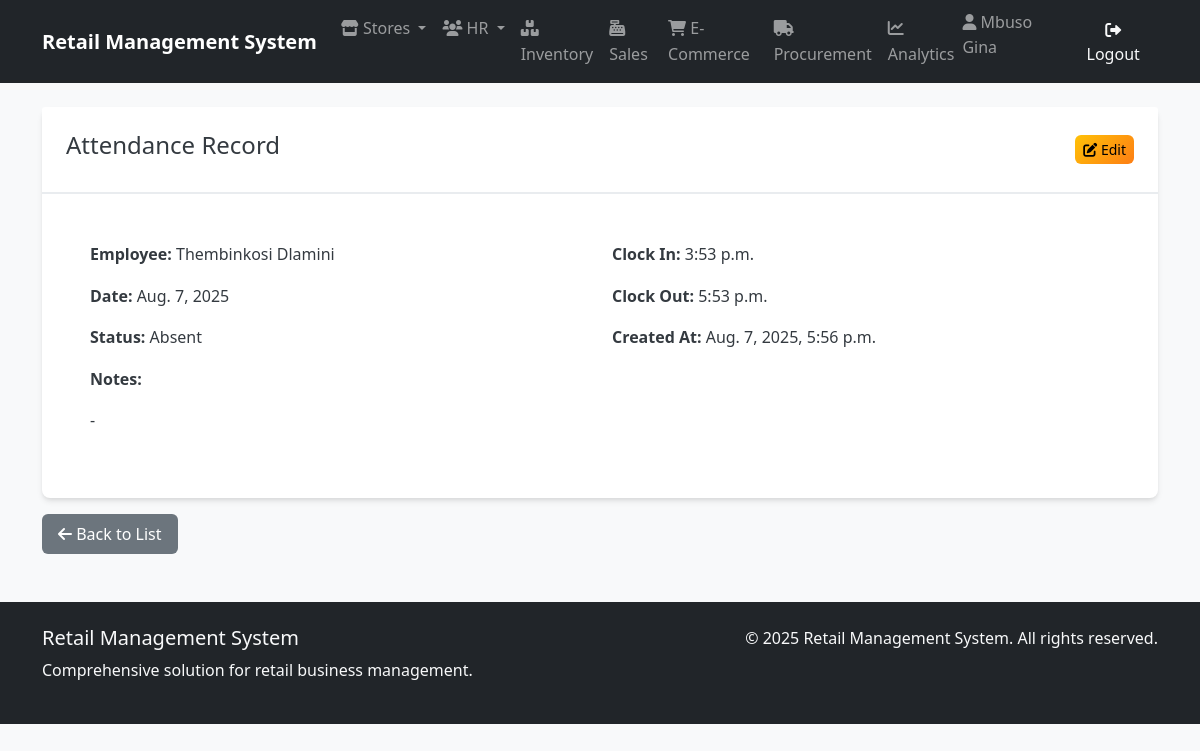
Page /hr/attendance/4/ (signed in) on the committed database.
### human_resources/models.py (models this page shows, shortened)
class Employee(AbstractUser):
    employee_id = models.AutoField(primary_key=True)
    first_name = models.CharField(_("first name"), max_length=50, blank=False)
    last_name = models.CharField(_("last name"), max_length=50, blank=False)
    email = models.EmailField(_("email address"), unique=True)  # Uncommented and made unique
    phone = models.CharField(_("phone number"), max_length=20, blank=True, null=True)
    hire_date = models.DateField(_("hire date"), blank=True, null=True)
    position = models.CharField(_("position"), max_length=50, blank=True)
    salary = models.DecimalField(
        _("salary"),
        max_digits=10,
        decimal_places=2,
        blank=True,
        null=True
    )
    department = models.ForeignKey(
        'store_management.Department',
        on_delete=models.SET_NULL,
        null=True,
        blank=True,
        related_name='employees',
        verbose_name=_("department")
    )
    username = models.CharField(
        max_length=150,
        unique=True,
        verbose_name='username'
    )
    store = models.ForeignKey(
        'store_management.Store',
        on_delete=models.SET_NULL,
        null=True,       # Add this
        blank=True,      # Add this
        verbose_name='Assigned Store'
    )
    manager = models.ForeignKey(
        'self',
        on_delete=models.SET_NULL,
        null=True,
        blank=True,
        related_name='subordinates',
        verbose_name=_("manager")
    )
    created_at = models.DateTimeField(auto_now_add=True)
    updated_at = models.DateTimeField(auto_now=True)
    class Meta:
        db_table = 'human_resources_employee'
        verbose_name = _("employee")
        verbose_name_plural = _("employees")
        ordering = ['last_name', 'first_name']
        permissions = [
            ("view_store_dashboard", "Can view store management dashboard"),
            ("manage_store_settings", "Can modify store configuration and settings"),
            ("manage_departments", "Can create/edit/delete store departments"),
            ("access_inventory", "Can access inventory management system"),
            ("view_inventory", "Can view inventory items and stock levels"),
            ("edit_inventory", "Can modify inventory items and quantities"),
            ("manage_inventory_categories", "Can organize inventory categories"),
            ("perform_inventory_audit", "Can conduct physical inventory counts"),
            ("process_sales", "Can process in-store sales transactions"),
            ("void_sales", "Can void/completely cancel sales transactions"),
            ("manage_sales_promotions", "Can configure sales promotions/discounts"),
            ("view_sales_reports", "Can access sales performance reports"),
            ("create_purchase_orders", "Can generate new procurement orders"),
            ("approve_purchase_orders", "Can authorize procurement requests"),
            ("manage_suppliers", "Can maintain supplier/vendor records"),
            ("receive_stock", "Can process received shipments"),
            ("view_employee_directory", "Can access employee contact information"),
            ("manage_employee_records", "Can maintain HR records (excluding sensitive data)"),
            ("access_hr_reports", "Can view HR analytics and reports"),
            ("manage_recruitment", "Can handle hiring processes"),
            ("manage_online_listings", "Can maintain e-commerce product listings"),
            ("process_online_orders", "Can fulfill e-commerce purchases"),
            ("handle_customer_portals", "Can manage customer account portals"),
            ("view_web_analytics", "Can access e-commerce traffic/revenue reports"),
            ("generate_financial_reports", "Can create financial statements"),
            ("export_data_reports", "Can export datasets for external analysis"),
            ("access_executive_dashboards", "Can view strategic business dashboards"),
            ("schedule_automated_reports", "Can configure report automation"),
            ("override_inventory_checks", "Can bypass inventory validation rules"),
            ("access_audit_logs", "Can view system audit trails"),
            ("manage_api_integrations", "Can configure system integrations")
        ]
    def __str__(self):
        return f"{self.first_name} {self.last_name}"

class Attendance(models.Model):
    STATUS_CHOICES = [
        ('present', 'Present'),
        ('absent', 'Absent'),
        ('late', 'Late'),
        ('on_leave', 'On Leave'),
    ]
    employee = models.ForeignKey(
        Employee,
        on_delete=models.CASCADE,
        related_name='attendances'
    )
    date = models.DateField(default=timezone.now)
    clock_in = models.TimeField(null=True, blank=True)
    clock_out = models.TimeField(null=True, blank=True)
    status = models.CharField(
        max_length=20,
        choices=STATUS_CHOICES,
        default='present'
    )
    notes = models.TextField(max_length=200, blank=True, null=True)
    created_at = models.DateTimeField(auto_now_add=True)
    updated_at = models.DateTimeField(auto_now=True)
    class Meta:
        constraints = [
            models.UniqueConstraint(
                fields=['employee', 'date'],
                name='unique_employee_date'
            )
        ]
        ordering = ['-date', 'employee']
        verbose_name_plural = 'Attendance Records'

### human_resources/views.py (the view)
# urls.py: path('attendance/<int:pk>/', views.AttendanceDetailView.as_view(), name='attendance_detail'),
class AttendanceDetailView(LoginRequiredMixin, DetailView):
    model = Attendance
    template_name = 'human_resources/attendance_detail.html'

### human_resources/templates/human_resources/attendance_detail.html
{% extends 'base.html' %}
{% block content %}
<div class="container mt-4">
  <div class="card">
    <div class="card-header d-flex justify-content-between align-items-center">
      <h4>Attendance Record</h4>
      <div>
        <a href="{% url 'hr:attendance_update' object.pk %}" class="btn btn-warning btn-sm">
          <i class="fas fa-edit"></i> Edit
        </a>
      </div>
    </div>
    <div class="card-body">
      <div class="row">
        <div class="col-md-6">
          <p><strong>Employee:</strong> {{ object.employee }}</p>
          <p><strong>Date:</strong> {{ object.date }}</p>
          <p><strong>Status:</strong> {{ object.get_status_display }}</p>
        </div>
        <div class="col-md-6">
          <p><strong>Clock In:</strong> {{ object.clock_in|default:"-" }}</p>
          <p><strong>Clock Out:</strong> {{ object.clock_out|default:"-" }}</p>
          <p><strong>Created At:</strong> {{ object.created_at }}</p>
        </div>
      </div>
      <div class="row">
        <div class="col-md-12">
          <p><strong>Notes:</strong></p>
          <p>{{ object.notes|linebreaksbr|default:"-" }}</p>
        </div>
      </div>
    </div>
  </div>
  <a href="{% url 'hr:attendance_list' %}" class="btn btn-secondary mt-3">
    <i class="fas fa-arrow-left"></i> Back to List
  </a>
</div>
{% endblock %}

### templates/base.html (shortened to what this page needs)
{% load static %}
<!DOCTYPE html>
<html lang="en">
<head>
    <link href="https://cdn.jsdelivr.net/npm/bootstrap@5.1.3/dist/css/bootstrap.min.css" rel="stylesheet">
    <link rel="stylesheet" href="https://cdnjs.cloudflare.com/ajax/libs/font-awesome/6.0.0/css/all.min.css">
    <link rel="stylesheet" href="{% static 'css/main.css' %}">
</head>
<body>
    <nav class="navbar navbar-expand-lg navbar-dark bg-dark">
        <div class="container">
            <a class="navbar-brand" href="{% url 'dashboards:dashboard' %}">Retail Management System</a>
            <div class="collapse navbar-collapse" id="navbarNav">
                <ul class="navbar-nav me-auto">
                    <li class="nav-item dropdown">
                        <a class="nav-link dropdown-toggle" href="#" id="storeDropdown" role="button" data-bs-toggle="dropdown" aria-expanded="false">
                            <i class="fas fa-store"></i> Stores
                        </a>
                    </li>
                    <li class="nav-item dropdown">
                        <a class="nav-link dropdown-toggle" href="#" id="hrDropdown" role="button" data-bs-toggle="dropdown" aria-expanded="false">
                            <i class="fas fa-users"></i> HR
                        </a>
                    </li>
                    <li class="nav-item">
                        <a class="nav-link" href="{% url 'inventory:product_list' %}">
                            <i class="fas fa-boxes"></i> Inventory
                        </a>
                    </li>
                    <li class="nav-item">
                        <a class="nav-link" href="{% url 'sales:sale_list' %}">
                            <i class="fas fa-cash-register"></i> Sales
                        </a>
                    </li>
                    <li class="nav-item">
                        <a class="nav-link" href="{% url 'e_commerce:order_list' %}">
                            <i class="fas fa-shopping-cart"></i> E-Commerce
                        </a>
                    </li>
                    <li class="nav-item">
                        <a class="nav-link" href="{% url 'procurement:supplier_list' %}">
                            <i class="fas fa-truck"></i> Procurement
                        </a>
                    </li>
                    <li class="nav-item">
                        <a class="nav-link" href="{% url 'analytics:dashboard' %}">
                            <i class="fas fa-chart-line"></i> Analytics
                        </a>
                    </li>
                </ul>
                <ul class="navbar-nav">
                    {% if user.is_authenticated %}
                    <li class="nav-item">
                        <span class="navbar-text me-3">
                            <i class="fas fa-user"></i>
                            {% if user.first_name or user.last_name %}
                                {{ user.first_name }} {{ user.last_name }}
                            {% else %}
                                {{ user.username }}
                            {% endif %}
                        </span>
                    </li>
                    <li class="nav-item">
                        <a class="btn btn-outline-light" href="{% url 'logout' %}">
                            <i class="fas fa-sign-out-alt"></i> Logout
                        </a>
                    </li>
                    {% else %}
                    <li class="nav-item">
                        <a class="btn btn-outline-light" href="{% url 'login' %}">
                            <i class="fas fa-sign-in-alt"></i> Login
                        </a>
                    </li>
                    {% endif %}
                </ul>
            </div>
        </div>
    </nav>
    <main>
        {% block content %}
        {% endblock %}
    </main>
    <footer class="bg-dark text-light mt-5 py-4">
        <div class="container">
            <div class="row">
                <div class="col-md-6">
                    <h5>Retail Management System</h5>
                    <p>Comprehensive solution for retail business management.</p>
                </div>
                <div class="col-md-6 text-md-end">
                    <p>&copy; {% now "Y" %} Retail Management System. All rights reserved.</p>
                </div>
            </div>
        </div>
    </footer>
</body>
</html>

### static/css/main.css (style rules this page uses)
:root { --primary-color: #007bff; --secondary-color: #6c757d; --success-color: #28a745; --danger-color: #dc3545; --warning-color: #ffc107; --info-color: #17a2b8; --light-color: #f8f9fa; --dark-color: #343a40; --brand-primary: #2c3e50; --brand-secondary: #3498db; --brand-accent: #e74c3c; --white: #ffffff; --gray-100: #f8f9fa; --gray-200: #e9ecef; --gray-300: #dee2e6; --gray-400: #ced4da; --gray-500: #adb5bd; --gray-600: #6c757d; --gray-700: #495057; --gray-800: #343a40; --gray-900: #212529; --spacing-xs: 0.25rem; --spacing-sm: 0.5rem; --spacing-md: 1rem; --spacing-lg: 1.5rem; --spacing-xl: 3rem; --border-radius-sm: 0.25rem; --border-radius-md: 0.375rem; --border-radius-lg: 0.5rem; --border-radius-xl: 1rem; --shadow-sm: 0 1px 2px 0 rgba(0, 0, 0, 0.05); --shadow-md: 0 4px 6px -1px rgba(0, 0, 0, 0.1), 0 2px 4px -1px rgba(0, 0, 0, 0.06); --shadow-lg: 0 10px 15px -3px rgba(0, 0, 0, 0.1), 0 4px 6px -2px rgba(0, 0, 0, 0.05); --shadow-xl: 0 20px 25px -5px rgba(0, 0, 0, 0.1), 0 10px 10px -5px rgba(0, 0, 0, 0.04); --transition-fast: 0.15s ease-in-out; --transition-normal: 0.3s ease-in-out; --transition-slow: 0.5s ease-in-out; }
body { font-family: 'Segoe UI', Tahoma, Geneva, Verdana, sans-serif; line-height: 1.6; color: var(--gray-800); background-color: var(--gray-100); }
.navbar-brand { font-weight: 700; font-size: 1.25rem; }
.navbar-nav .nav-link { font-weight: 500; transition: color var(--transition-fast); }
.navbar-text { font-weight: 500; }
.card { border: none; border-radius: var(--border-radius-lg); box-shadow: var(--shadow-md); transition: transform var(--transition-normal), box-shadow var(--transition-normal); }
.card-header { background-color: var(--white); border-bottom: 2px solid var(--gray-200); font-weight: 600; padding: var(--spacing-lg); }
.card-body { padding: var(--spacing-lg); }
.btn { font-weight: 500; border-radius: var(--border-radius-md); transition: all var(--transition-fast); border: none; padding: 0.5rem 1rem; }
.btn-warning { background: linear-gradient(135deg, var(--warning-color), #fd7e14); }
.btn-sm { padding: 0.25rem 0.5rem; font-size: 0.875rem; }
@media (min-width: 992px) { .card-body { padding: var(--spacing-xl); } }
.fade-in { animation: fadeIn var(--transition-slow) ease-in; }

### rows in the picture
Employee: first_name "Mbuso", last_name "Gina"
Attendance: employee "Thembinkosi Dlamini", date "Aug. 7, 2025", status "Absent", clock_in "3:53 p.m.", clock_out "5:53 p.m.", created_at "Aug. 7, 2025, 5:56 p.m.", notes "-"
